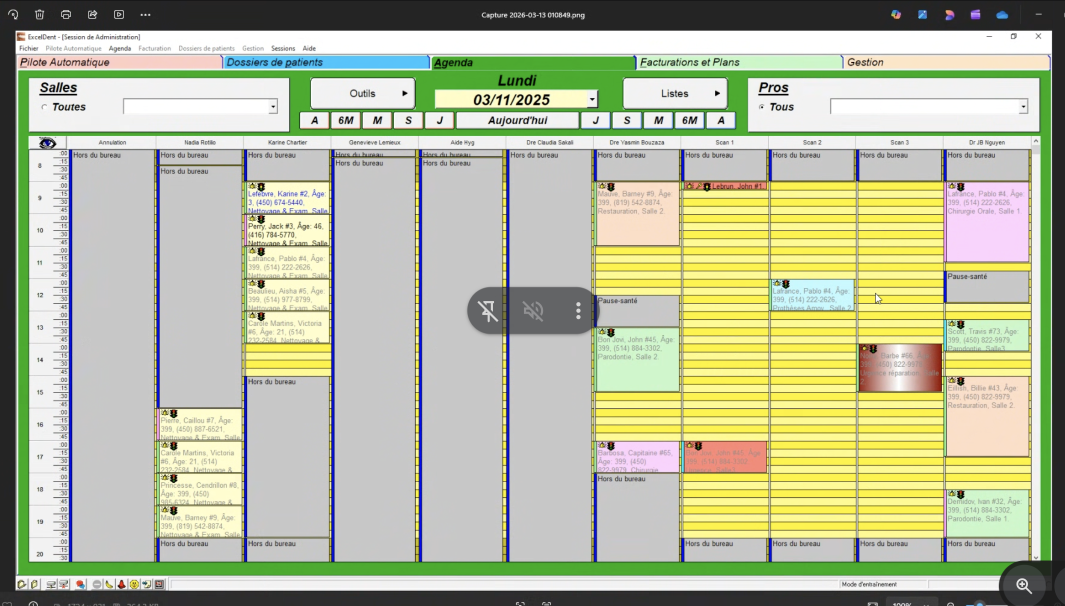
#> input picture schedule.png, 2130 x 1212 px (shown at 1/2 size)
$ jupyter execute --allow-errors solving_it_by_cnn.ipynb   (shell and % lines are left out)
#> lines starting #> are read from the running program, lines starting #| are printed output that depends on the picture; after the words box and inside, x2 and y2 are one past the last pixel; in counts of white or black regions, pixels touching at a corner belong together
# Dental Appointment Slot Detection Using CNN

---

## Section 1 — Project Introduction

### Goal
Dental clinics often use grid-based scheduling software where each column represents a practitioner and each row represents a time slot. **Yellow cells** indicate free/available slots, while cells containing **text, colored blocks (green, pink, gray), or appointment details** represent booked slots.

Our goal is to **automatically detect which appointment slots are available vs. booked** from a screenshot of such a scheduling interface.

### Why Rule-Based Image Processing Sometimes Fails
A pure rule-based approach (e.g., thresholding on yellow pixel ratio) can break when:
- The shade of yellow varies across the image or between software versions.
- "Booked" slots use a wide range of colors (green, pink, purple, gray).
- Text overlays, grid lines, and UI artifacts create false positives.
- Image quality, resolution, or compression artifacts differ between captures.

### Why a CNN Classifier Can Help
A **Convolutional Neural Network** learns visual features directly from labeled examples. Instead of hand-tuning color thresholds, we:
1. Extract individual slot cell images from the scheduling grid.
2. Manually label a small set as **free** or **booked**.
3. Train a lightweight CNN to generalize the distinction.

This approach is more **robust to visual variation** and can be retrained easily when the scheduling software changes its theme.

---
## Section 2 — Install & Import Libraries

[cell 1]
# Install dependencies (uncomment if needed)
# !pip install opencv-python numpy matplotlib tensorflow pytesseract Pillow

[cell 2]
import cv2
import numpy as np
import matplotlib.pyplot as plt
import tensorflow as tf
from tensorflow import keras
from tensorflow.keras import layers
import pytesseract
import os
import glob
from sklearn.model_selection import train_test_split

print(f"OpenCV version:      {cv2.__version__}")
print(f"NumPy version:       {np.__version__}")
print(f"TensorFlow version:  {tf.__version__}")
print(f"Pytesseract path:    {pytesseract.pytesseract.tesseract_cmd}")

plt.rcParams['figure.figsize'] = (12, 6)
plt.rcParams['figure.dpi'] = 100

---
## Section 3 — Load and Visualize the Scheduling Image

We load the dental scheduling screenshot and convert it from OpenCV's default **BGR** color space to **RGB** for correct display in matplotlib.

[cell 3]
IMAGE_PATH = "./schedule.png"

image_bgr = cv2.imread(IMAGE_PATH)
#> image_bgr is the input picture: shape (1212, 2130, 3); mean B, G, R 159, 188.1, 183.1
if image_bgr is None:
    raise FileNotFoundError(f"Cannot open image: {IMAGE_PATH}")

image_rgb = cv2.cvtColor(image_bgr, cv2.COLOR_BGR2RGB)

print(f"Image shape: {image_bgr.shape}  (height x width x channels)")
#| Image shape: (1212, 2130, 3)  (height x width x channels)
print(f"Image dtype: {image_bgr.dtype}")
#| Image dtype: uint8

plt.figure(figsize=(16, 8))
plt.imshow(image_rgb)
plt.title("Dental Scheduling Grid — Original Image", fontsize=14)
plt.axis("off")
plt.tight_layout()
plt.show()

---
## Section 4 — Image Preprocessing

We apply a sequence of preprocessing steps to prepare the image for slot extraction:

1. **Grayscale conversion** — reduce 3-channel color to single intensity channel.
2. **Gaussian blur** — reduce high-frequency noise.
3. **Otsu thresholding** — automatically find an optimal binarization threshold.
4. **Morphological opening** — remove small noise specks.

Each intermediate result is displayed and saved to disk.

[cell 4]
os.makedirs("preprocessing_outputs", exist_ok=True)

# Step 4.1 — Grayscale
gray = cv2.cvtColor(image_bgr, cv2.COLOR_BGR2GRAY)
cv2.imwrite("preprocessing_outputs/01_grayscale.png", gray)

plt.figure(figsize=(14, 6))
plt.imshow(gray, cmap="gray")
plt.title("Step 4.1 — Grayscale")
plt.axis("off")
plt.show()
print(f"Saved: preprocessing_outputs/01_grayscale.png  |  Shape: {gray.shape}")
#| Saved: preprocessing_outputs/01_grayscale.png  |  Shape: (1212, 2130)

[cell 5]
# Step 4.2 — Gaussian Blur
blurred = cv2.GaussianBlur(gray, (3, 3), 0)
cv2.imwrite("preprocessing_outputs/02_gaussian_blur.png", blurred)

plt.figure(figsize=(14, 6))
plt.imshow(blurred, cmap="gray")
plt.title("Step 4.2 — Gaussian Blur (3×3)")
plt.axis("off")
plt.show()
print(f"Saved: preprocessing_outputs/02_gaussian_blur.png")

[cell 6]
# Step 4.3 — Otsu Thresholding
thresh_val, binary = cv2.threshold(
    blurred, 0, 255, cv2.THRESH_BINARY_INV + cv2.THRESH_OTSU
)
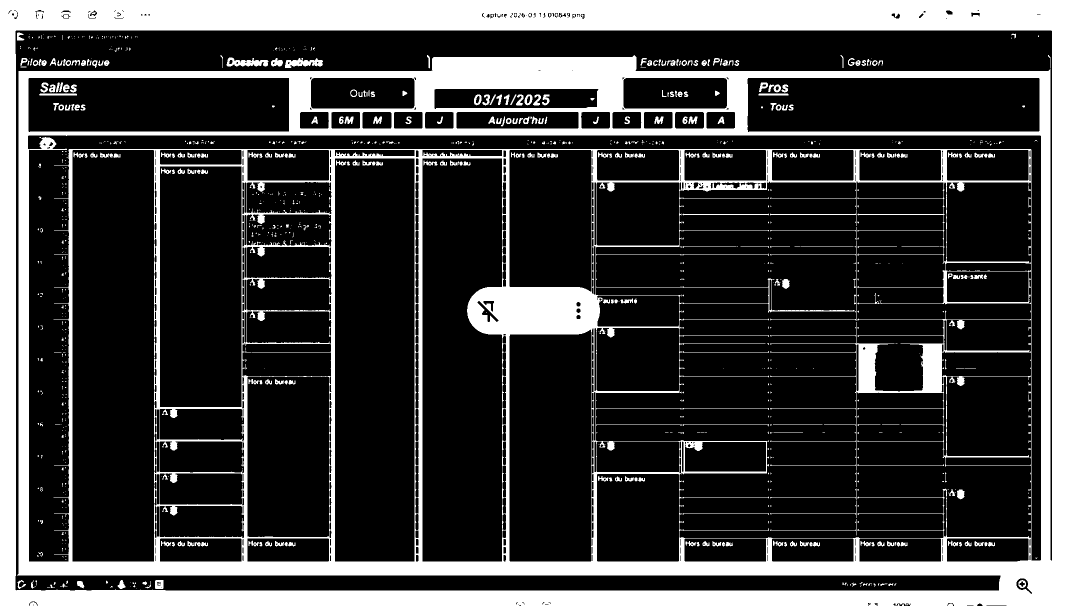
#> binary: shape (1212, 2130) (shown at 1/2 size); 23.6% white; 982 white regions (644 under 20 px), largest, box (x1, y1, x2, y2) and area: (0, 0, 2130, 1212) 573235, (1365, 556, 1709, 626) 1040, (453, 115, 537, 133) 912
#> thresh_val = 148
cv2.imwrite("preprocessing_outputs/03_otsu_threshold.png", binary)

plt.figure(figsize=(14, 6))
plt.imshow(binary, cmap="gray")
plt.title(f"Step 4.3 — Otsu Thresholding (auto threshold = {thresh_val:.0f})")
plt.axis("off")
plt.show()
print(f"Saved: preprocessing_outputs/03_otsu_threshold.png")

[cell 7]
# Step 4.4 — Morphological Opening (noise removal)
kernel = np.ones((2, 2), np.uint8)
cleaned = cv2.morphologyEx(binary, cv2.MORPH_OPEN, kernel)
#> cleaned: shape (1212, 2130); 22.8% white; 1072 white regions (709 under 20 px), largest, box (x1, y1, x2, y2) and area: (0, 0, 2130, 1212) 539590, (1711, 687, 2060, 787) 8493, (1359, 882, 1536, 949) 1899
cv2.imwrite("preprocessing_outputs/04_morph_opening.png", cleaned)

plt.figure(figsize=(14, 6))
plt.imshow(cleaned, cmap="gray")
plt.title("Step 4.4 — Morphological Opening (2×2 kernel)")
plt.axis("off")
plt.show()
print(f"Saved: preprocessing_outputs/04_morph_opening.png")

---
## Section 5 — Extract Slot Cells from the Grid

We need to isolate individual time-slot cells from the scheduling grid. Our approach:

1. **Detect the green-bordered grid area** using HSV color filtering.
2. **Find column boundaries** by locating vertical separator lines.
3. **Divide each column into hourly rows** based on the grid's time structure.
4. **Crop each cell** and save it for labeling.

The cropped images are saved into `dataset/free/` and `dataset/booked/` directories. **After running this cell, you must manually move misclassified images** between folders to correct the labels. The auto-labeling here is a starting heuristic based on yellow pixel ratio.

[cell 8]
def group_consecutive(arr, gap=3):
    """Group sorted integers that are within `gap` of each other."""
    if len(arr) == 0:
        return []
    groups, current = [], [arr[0]]
    for v in arr[1:]:
        if v - current[-1] <= gap:
            current.append(v)
        else:
            groups.append(current)
            current = [v]
    groups.append(current)
    return groups


def find_grid_area(image):
    """Detect the green-bordered scheduling grid. Returns (x_left, x_right, y_top, y_bottom)."""
    hsv = cv2.cvtColor(image, cv2.COLOR_BGR2HSV)
#> hsv: shape (1212, 2130, 3); mean H, S, V 40.3, 49.2, 193.9
    h, s, v = hsv[:, :, 0], hsv[:, :, 1], hsv[:, :, 2]
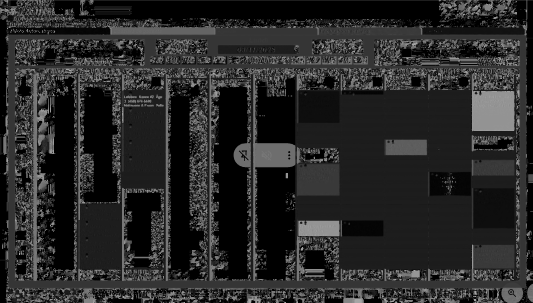
#> h: shape (1212, 2130) (shown at 1/4 size); min 0, max 179, mean 40.3
    green = (h >= 35) & (h <= 85) & (s > 100) & (v > 100)
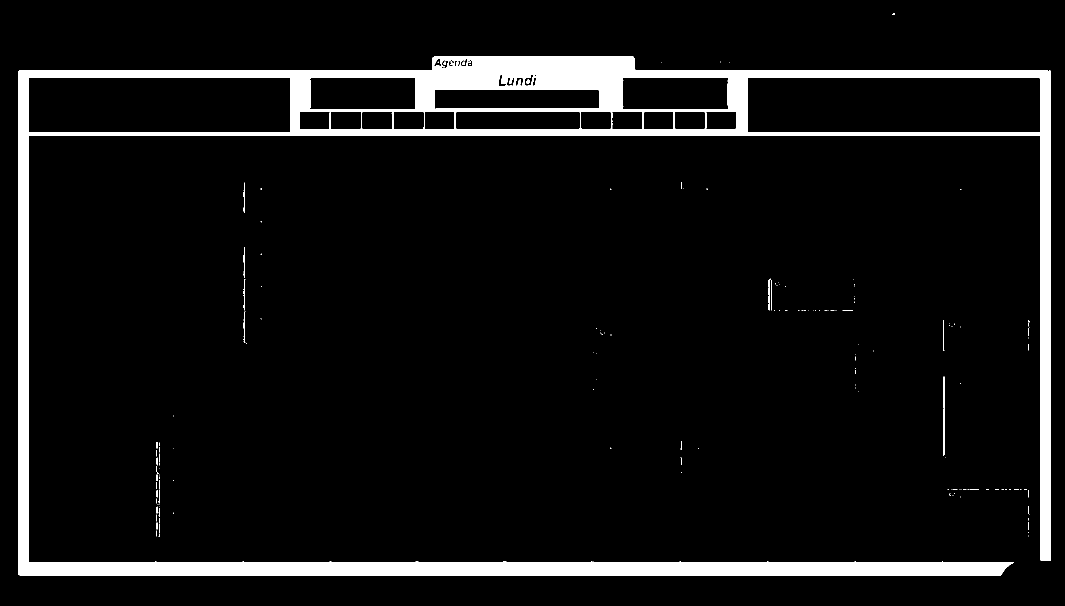
#> green: shape (1212, 2130) bool (shown at 1/2 size); 7% white; 172 white regions (148 under 20 px), largest, box (x1, y1, x2, y2) and area: (36, 113, 2102, 1151) 177779, (1887, 753, 1889, 912) 315, (487, 623, 490, 686) 140

    height, width = image.shape[:2]

    green_per_col = np.sum(green, axis=0)
#> green_per_col = 2130 values, max 1010 at index 39, min 0 at index 0, mean 84.5
    high_cols = np.where(green_per_col > height * 0.5)[0]
#> high_cols = 42 values from 37 to 2101
    col_groups = group_consecutive(high_cols)
#> in group_consecutive, `groups, current = [], [arr[0]]`: groups = []; current = [37]
#> the loop in group_consecutive, `for v in arr[1:]:` made 41 passes
#> (v, current) on pass 21: (2081, [2081])
#> after the loop in group_consecutive, `for v in arr[1:]:`: groups = [[37, 38, 39, 40, 41, 42, 43, 44, 45, 46, 47, 48, 49, 50, 51, 52, 53, 54, 55, 56, 57]]
#> col_groups = [[37, 38, 39, 40, 41, 42, 43, 44, 45, 46, 47, 48, 49, 50, 51, 52, 53, 54, 55, 56, 57], [2081, 2082, 2083, 2084, 2085, 2086, 2087, 2088, 2089, 2090, 2091, 2092, 2093, 2094, 2095, 2096, 2097, 2098, 2099, 2100, 2101]]
    if len(col_groups) >= 2:
        x_left = col_groups[0][-1] + 1
#> x_left = 58
        x_right = col_groups[-1][0] - 1
#> x_right = 2080
    else:
        x_left, x_right = 30, width - 30

    green_in_grid = np.sum(green[:, x_left:x_right], axis=1)
#> green_in_grid = 1212 values, max 2022 at index 141, min 0 at index 0, mean 114.2
    grid_width = max(x_right - x_left, 1)
#> grid_width = 2022
    high_rows = np.where(green_in_grid > grid_width * 0.8)[0]
#> high_rows = 47 values from 141 to 1150
    row_groups = group_consecutive(high_rows)
#> the loop in group_consecutive (call 2), `for v in arr[1:]:` made 46 passes
#> (v, current) on passes 14, 21: (265, [265]), (1125, [1125])
#> row_groups = 3 items

    if len(row_groups) >= 3:
        y_top = row_groups[-2][-1] + 1
#> y_top = 272
        y_bottom = row_groups[-1][0] - 1
#> y_bottom = 1124
#> `x_left, x_right, y_top, y_bottom = find_grid_area(image_bgr)`: x_left = 58; x_right = 2080; y_top = 272; y_bottom = 1124
#| Grid area: x=[58, 2080], y=[272, 1124]
    elif len(row_groups) >= 2:
        y_top = row_groups[0][-1] + 1
        y_bottom = row_groups[-1][0] - 1
    else:
        y_top, y_bottom = 70, height - 40

    return x_left, x_right, y_top, y_bottom


def find_columns(image, x_left, x_right, y_top, y_bottom):
    """Find column boundaries by detecting vertical separator lines."""
#> called with x_left = 58, x_right = 2080, y_top = 272, y_bottom = 1124
    gray_img = cv2.cvtColor(image, cv2.COLOR_BGR2GRAY)
    region = gray_img[y_top:y_bottom, x_left:x_right]
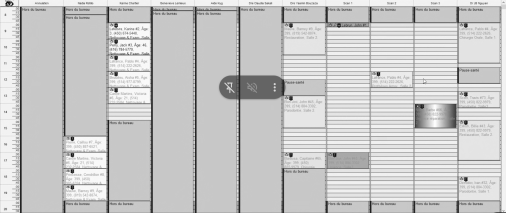
#> region: shape (852, 2022) (shown at 1/4 size); min 0, max 255, mean 200.6

    dark_count = np.sum(region < 80, axis=0)
#> dark_count = 2022 values, max 825 at index 80, min 0 at index 0, mean 26.35
    threshold = (y_bottom - y_top) * 0.15
#> threshold = 127.8
    dark_cols = np.where(dark_count > threshold)[0]
#> dark_cols = 60 values from 67 to 2004

    groups = group_consecutive(dark_cols)
#> groups = 18 items, first 6: [67], [80, 81, 82, 83, 84, 85], [255, 256, 257, 258, 259, 260], [430, 431, 432, 433, 434, 435], [605, 606, 607, 608, 609, 610], [772]
    separators = [int(np.mean(g)) + x_left for g in groups]
#> separators = [125, 140, 315, 490, 665, 830, 840, 1015, 1189, 1358, 1367, 1537, 1541, 1712, 1716, 1883, 1889, 2062]

    edges = [x_left] + separators + [x_right]
#> edges = [58, 125, 140, 315, 490, 665, 830, 840, 1015, 1189, 1358, 1367, 1537, 1541, 1712, 1716, 1883, 1889, 2062, 2080]
    bounds = [(edges[i], edges[i + 1]) for i in range(len(edges) - 1)]
#> bounds = [(58, 125), (125, 140), (140, 315), (315, 490), (490, 665), (665, 830), (830, 840), (840, 1015), (1015, 1189), (1189, 1358), (1358, 1367), (1367, 1537), (1537, 1541), (1541, 1712), (1712, 1716), (1716, 1883), (1883, 1889), (1889, 2062), (2062, 2080)]
    return [(a, b) for a, b in bounds if b - a >= 20]


x_left, x_right, y_top, y_bottom = find_grid_area(image_bgr)
print(f"Grid area: x=[{x_left}, {x_right}], y=[{y_top}, {y_bottom}]")

all_cols = find_columns(image_bgr, x_left, x_right, y_top, y_bottom)
#> all_cols = [(58, 125), (140, 315), (315, 490), (490, 665), (665, 830), (840, 1015), (1015, 1189), (1189, 1358), (1367, 1537), (1541, 1712), (1716, 1883), (1889, 2062)]
print(f"Detected {len(all_cols)} columns")
#| Detected 12 columns

# Separate the narrow time-label column from practitioner columns
widths = [b - a for a, b in all_cols]
#> widths = [67, 175, 175, 175, 165, 175, 174, 169, 170, 171, 167, 173]
median_w = sorted(widths)[len(widths) // 2]
#> median_w = 173
time_col = None
data_cols = []
for bounds in all_cols:
    if bounds[1] - bounds[0] < median_w * 0.6 and time_col is None:
        time_col = bounds
    else:
        data_cols.append(bounds)
#> this loop made 12 passes
#> after the loop, data_cols = [(140, 315), (315, 490), (490, 665), (665, 830), (840, 1015), (1015, 1189), (1189, 1358), (1367, 1537), (1541, 1712), (1716, 1883), (1889, 2062)]
if time_col is None:
    time_col = (x_left, all_cols[0][0])

header_h = max(18, int((y_bottom - y_top) * 0.03))
#> header_h = 25
header_y_top = y_top
#> header_y_top = 272
header_y_bot = y_top + header_h
#> header_y_bot = 297
content_y_top = header_y_bot + 2
#> content_y_top = 299

print(f"Time-label column: x=[{time_col[0]}, {time_col[1]}]")
#| Time-label column: x=[58, 125]
print(f"Practitioner columns: {len(data_cols)}")
#| Practitioner columns: 11

# Visualize detected grid area and columns
vis = image_rgb.copy()
cv2.rectangle(vis, (x_left, y_top), (x_right, y_bottom), (255, 0, 0), 2)
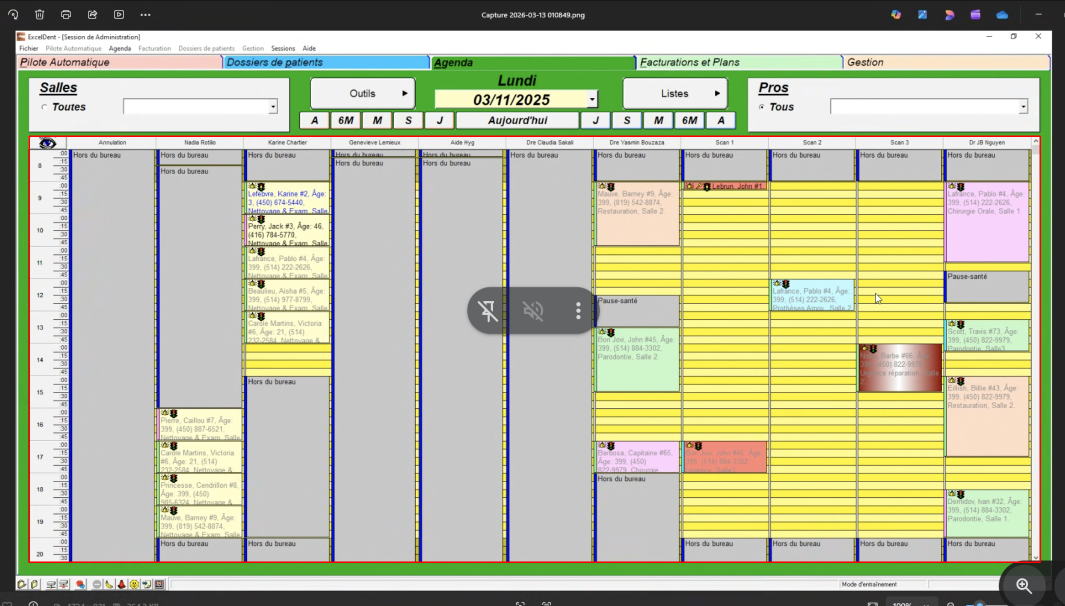
#> vis: shape (1212, 2130, 3) (shown at 1/2 size); mean R, G, B 183.9, 186.9, 158.1
for (cx0, cx1) in all_cols:
    cv2.line(vis, (cx0, y_top), (cx0, y_bottom), (0, 0, 255), 1)
    cv2.line(vis, (cx1, y_top), (cx1, y_bottom), (0, 0, 255), 1)
#> this loop made 12 passes
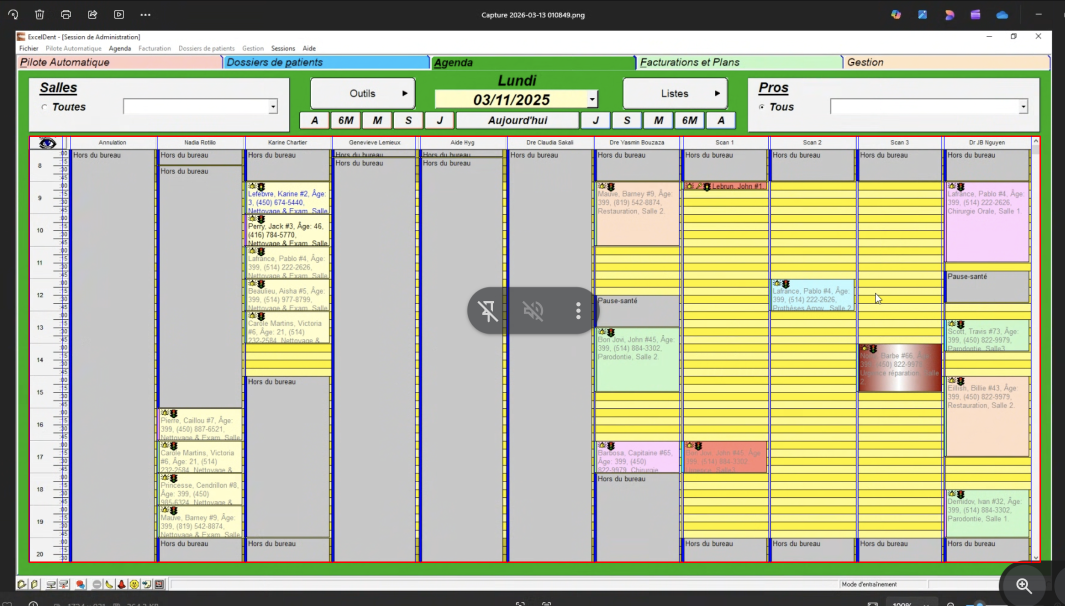
#> vis: shape (1212, 2130, 3) (shown at 1/2 size); 0.63% of pixels changed, all inside (x1, y1, x2, y2) = (58, 272, 2063, 1125)

plt.figure(figsize=(16, 8))
plt.imshow(vis)
plt.title(f"Detected Grid (blue) and {len(all_cols)} Column Boundaries (red)", fontsize=13)
plt.axis("off")
plt.tight_layout()
plt.show()

### 5.1 — Identify Dentist Names via OCR

Each column in the scheduling grid corresponds to a **dentist/practitioner**. We use **pytesseract** to OCR the header row and extract their names. This mapping is critical — it allows the user to query availability by dentist name.

[cell 9]
def extract_column_headers(image, col_bounds, y_start, y_end):
    """OCR the header cell above each practitioner column."""
#> called with y_start = 272, y_end = 297
    if y_end <= y_start or y_end - y_start < 5:
        return [""] * len(col_bounds)

    names = []
    for x0, x1 in col_bounds:
        margin = max(2, int((x1 - x0) * 0.04))
        cell = image[y_start:y_end, x0 + margin:x1 - margin]
        if cell.size == 0:
            names.append("")
            continue
        gray_cell = cv2.cvtColor(cell, cv2.COLOR_BGR2GRAY)
        scaled = cv2.resize(gray_cell, None, fx=4, fy=4, interpolation=cv2.INTER_CUBIC)
        _, bin_cell = cv2.threshold(scaled, 0, 255, cv2.THRESH_BINARY + cv2.THRESH_OTSU)
        text = pytesseract.image_to_string(bin_cell, config="--psm 7").strip()
        text = text.strip("|-_.,;:!?")
        names.append(text if len(text) > 1 else "")
#> this loop made 1 pass
#> (x0, x1, margin) on pass 1: (140, 315, 7)
#> pass 1, in extract_column_headers, `_, bin_cell = cv2.threshold(scaled, 0, 255, cv2.THRESH_BINARY + cv2.TH..`:
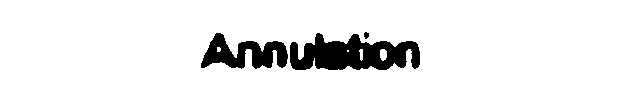
#> bin_cell: shape (100, 644); 92.4% white; 3 black regions, box (x1, y1, x2, y2) and area: (290, 33, 420, 70) 3150, (201, 33, 288, 69) 1700, (364, 32, 369, 39) 27
#> after the loop, names = []
    return names


#> (the rest of this cell did not finish here and is left out)

[cell 10]
def estimate_row_height(y_top, y_bottom, expected_hours=13):
    """Estimate pixel height per hour-slot based on grid span (typically 7am-20pm)."""
#> called with y_top = 299, y_bottom = 1124, expected_hours = 13
    total_height = y_bottom - y_top
#> total_height = 825
    return total_height // expected_hours


def is_yellow_cell(cell_bgr, yellow_ratio_threshold=0.40):
    """Heuristic: a cell is 'free' if a large fraction of its pixels are yellow."""
    hsv = cv2.cvtColor(cell_bgr, cv2.COLOR_BGR2HSV)
    h, s, v = hsv[:, :, 0], hsv[:, :, 1], hsv[:, :, 2]
    yellow_mask = (h >= 18) & (h <= 38) & (s > 60) & (v > 180)
    ratio = np.sum(yellow_mask) / max(cell_bgr.shape[0] * cell_bgr.shape[1], 1)
    return ratio > yellow_ratio_threshold


row_h = estimate_row_height(content_y_top, y_bottom)
#> row_h = 63
print(f"Estimated row height: {row_h} px")
#| Estimated row height: 63 px
print(f"Data columns (practitioners): {len(data_cols)}")
#| Data columns (practitioners): 11

# Create dataset directories
os.makedirs("dataset/free", exist_ok=True)
os.makedirs("dataset/booked", exist_ok=True)

slot_id = 0
free_count = 0
booked_count = 0

for col_idx, (cx0, cx1) in enumerate(data_cols):
    margin = 3
    y = content_y_top
    row_idx = 0
    while y + row_h <= y_bottom:
        cell = image_bgr[y:y + row_h, cx0 + margin:cx1 - margin]
        if cell.size == 0:
            y += row_h
            row_idx += 1
            continue

        label = "free" if is_yellow_cell(cell) else "booked"
        fname = f"col{col_idx:02d}_row{row_idx:02d}_{slot_id:04d}.png"
        cv2.imwrite(f"dataset/{label}/{fname}", cell)

        if label == "free":
            free_count += 1
        else:
            booked_count += 1

        slot_id += 1
        y += row_h
        row_idx += 1
#> this loop made 11 passes
#> (cx0, cx1) on passes 1 to 8: (140, 315), (315, 490), (490, 665), (665, 830), (840, 1015), (1015, 1189), (1189, 1358), (1367, 1537)
#> pass 1, in is_yellow_cell, `h, s, v = hsv[:, :, 0], hsv[:, :, 1], hsv[:, :, 2]`:
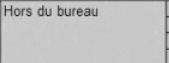
#> v: shape (63, 169); min 34, max 208, mean 191.7
#> after the loop:
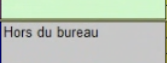
#> cell: shape (63, 167, 3); mean B, G, R 186.6, 200.8, 190.1
#> after the loop, booked_count = 108; free_count = 35; slot_id = 143

print(f"\nTotal slots extracted: {slot_id}")
#| Total slots extracted: 143
#> (the rest of the program and of its run is left out)
